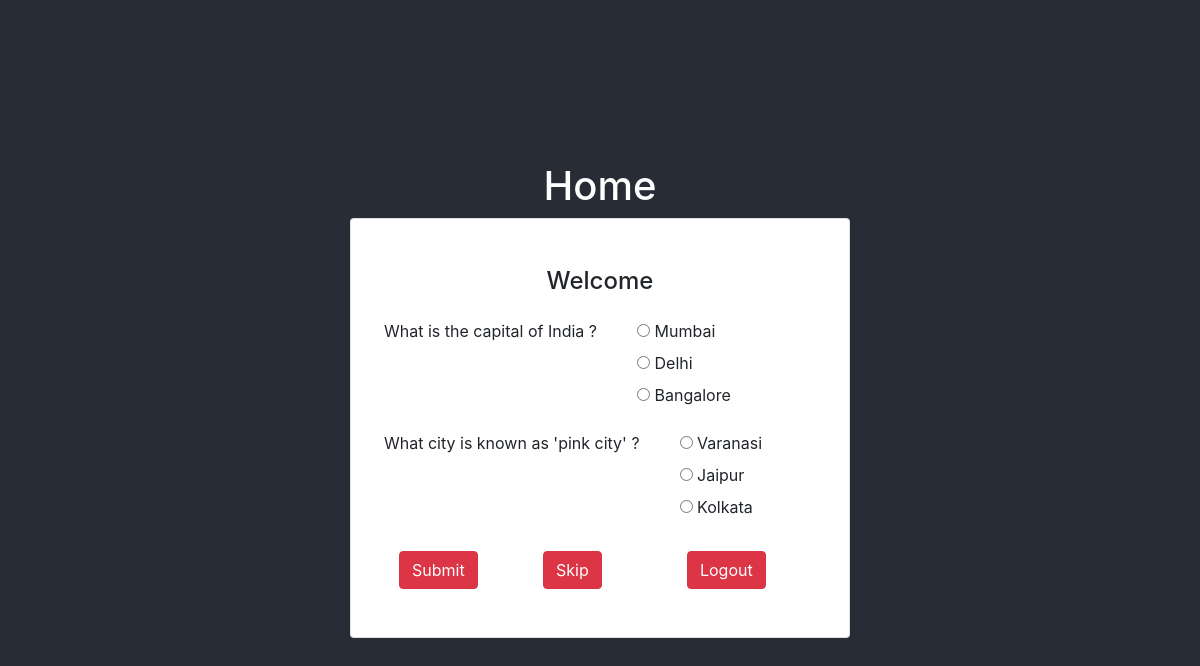
Screenshot of / (signed in) with the database file from the repository.
### quiz_app/models.py (models this page shows, shortened)
class Question(models.Model):
    question_text = models.TextField()
    def __str__(self):
        return self.question_text

class Choice(models.Model):
    question = models.ForeignKey(Question,on_delete=models.CASCADE)
    choice_text = models.CharField(max_length=200)

### quiz_app/views.py (the view)
# urls.py: 2. Add a URL to urlpatterns:  path('', views.home, name='home')
@login_required
def home(request):
  choice = []
  ques = Question.objects.all()
  length = len(ques)
  que = []
  for i in range(length):
    que.append(ques[i])
  return render(request, 'home.html',{
    'question':que,
    'length':length,
    'choice':choice
  })

### quiz_app/templates/home.html
    {% extends 'base.html' %}
    {% block title %} Home {% endblock %}
    {% block content %}
      <div class="row">
        <div class="col-sm-12 mb-3">
          <h4 class="text-center">Welcome {{ user.first_name }}</h4>
        </div>
        {% for q in question %}
        <p>{{ q }}</p>
        <br><br>
        <ul>
        {% for choice in q.choice_set.all %}
        <input type="radio" id=choice.choice_text name="choice"  value=choice.choice_text>
        <label for=choice.choice_text>{{ choice.choice_text }}</label><br>
        {% endfor %}
        </ul>
        {% endfor %}
        <div class="col-sm-4 mt-2 ">
            <button class="btn btn-danger">
              <a href="{% url 'submit' %}">Submit</a>
            </button>
          </div>
          <div class="col-sm-4 mt-2 ">
            <button class="btn btn-danger">
              <a href="{% url 'skip' %}">Skip</a>
            </button>
          </div>
          <div class="col-sm-4 mt-2 ">
            <button class="btn btn-danger">
              <a href="{% url 'logout' %}">Logout</a>
            </button>
          </div>
      </div>
    {% endblock %}

### quiz_app/templates/base.html (shortened to what this page needs)
{% load static %}
<!DOCTYPE html>
<html lang="en">
<head>
    <link rel="stylesheet" href="https://stackpath.bootstrapcdn.com/bootstrap/4.1.3/css/bootstrap.min.css"
 />
    <link rel="stylesheet" href="{% static 'css/index.css' %}" />
</head>
<body>
    <div class="container-fluid">
        <div>
            <h1 class="text-white text-center">{% block title %}{% endblock %}</h1>
            <div class="card p-5">
                {% block content %}
                {% endblock %}
            </div>
        </div>
    </div>
</body>
</html>

### quiz_app/static/css/index.css (style rules this page uses)
.container-fluid { height: 100vh; background-color: #282c34; display: flex; justify-content: center; align-items: center; }
.container-fluid > div { width: 85%; min-width: 300px; max-width: 500px; }
.card { width: 100%; }
.btn a, .btn a:hover { color: white; text-decoration: none ; }

### rows the page displays
Question: question_text "What is the capital of India ?"
Choice: choice_text "Mumbai"
Choice: choice_text "Delhi"
Choice: choice_text "Bangalore"
Question: question_text "What city is known as 'pink city' ?"
Choice: choice_text "Varanasi"
Choice: choice_text "Jaipur"
Choice: choice_text "Kolkata"
